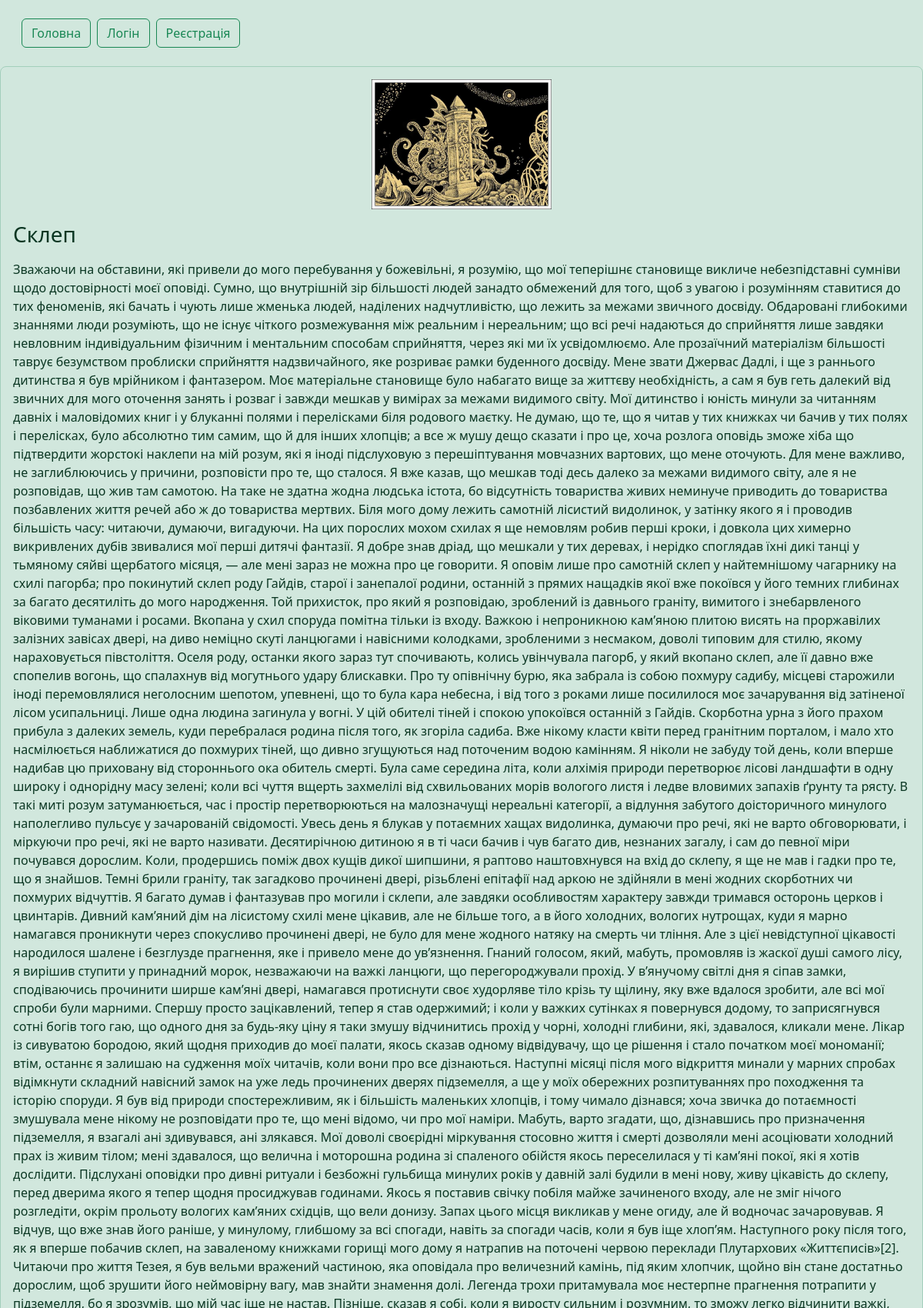
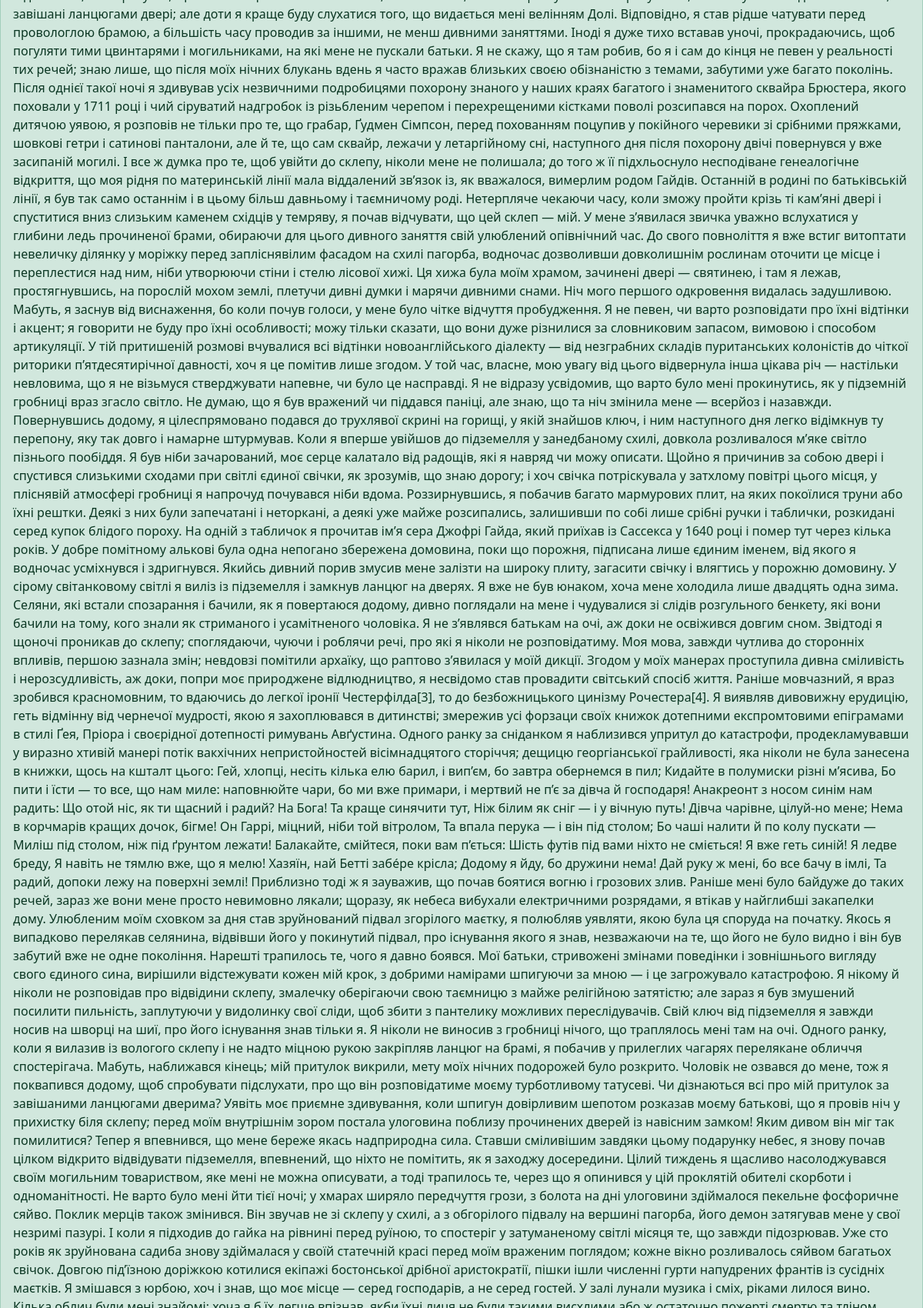
Page /2/ (upper part) on the committed database (2 pictures, top to bottom).
### blog/models.py (models this page shows, shortened)
class Post(models.Model):
    title = models.CharField('Заголовок запису', max_length=100)
    description = models.TextField('Текст запису')
    author = models.CharField("Ім'я автора", max_length=100)
    date = models.DateField('Дата публікації')
    img = models.ImageField('Іллюстрація', upload_to='image/%Y')
    class Meta:
        verbose_name = "Запис"
        verbose_name_plural = "Запиcи"

### blog/views.py (the view)
# urls.py: path('<int:pk>/', views.PostDetail.as_view()),
class PostDetail(View):
    def get(self, request, pk):
        post = Post.objects.get(id=pk)
        return render(request, 'blog/blog_detail.html', {'post': post})

### blog/templates/blog/blog_detail.html (shortened to what this page needs)
{% extends 'users/base.html' %}
{% block content %}
<div class="p-3 text-success-emphasis bg-success-subtle border border-success-subtle rounded-3">
    <p align="center"><img src="{{ post.img.url }}" width="20%"></p>
   <p align="center"> <h3>{{ post.title }}</h3></p>
    <p>{{ post.description }}</p>
</div>
{% endblock %}

### rows in the picture
Post: img (picture), title "Склеп"
